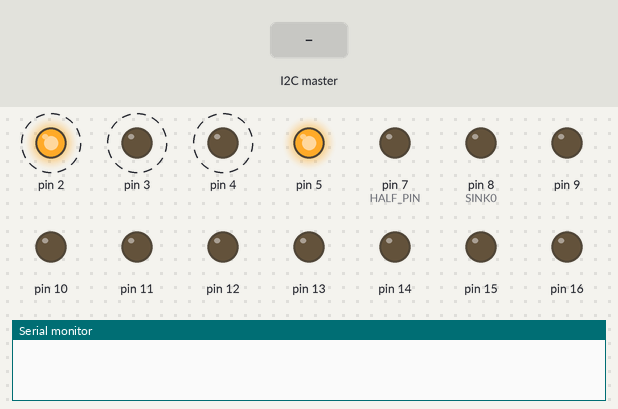
Simulated run of this sketch. Board: Arduino Uno, built with avr-gcc and run on an emulated ATmega328P. Parts: output pins drawn as LEDs (lit = HIGH), the last lines printed to the serial monitor. Dashed ring = blinking. The test bench sets the inputs (shaded band). Random numbers use the default seed unless the sketch sets one; pins used as bus, display or sensor lines are not drawn.

Above: at 0.46 s.
1.3 s: the I2C master sends the byte 0
At 2.77 s:
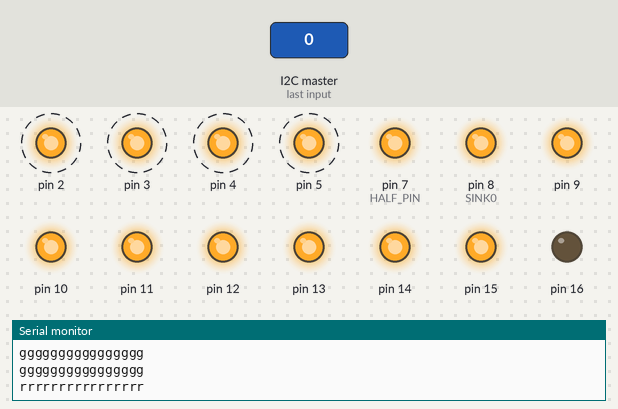
At 3.58 s:
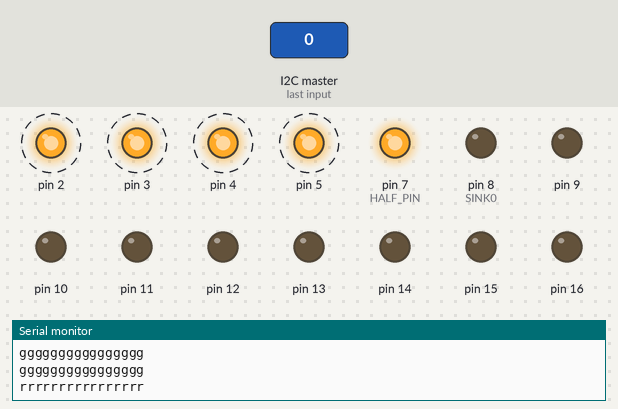
4.3 s: the I2C master sends the byte 1
7.3 s: the I2C master sends the byte 0
At 8.22 s:
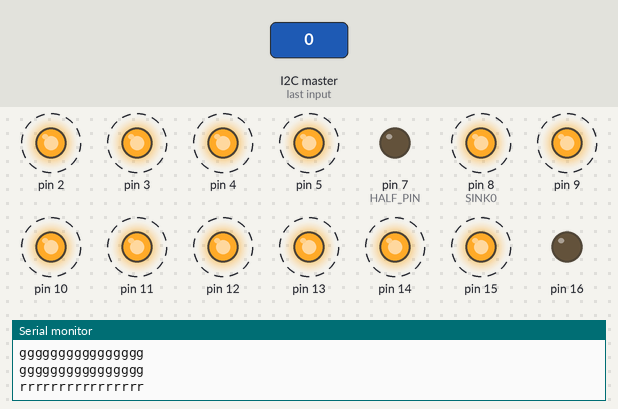
Timing chart, 0 to 16.3 s (numbered marks = the images above; inputs shaded):
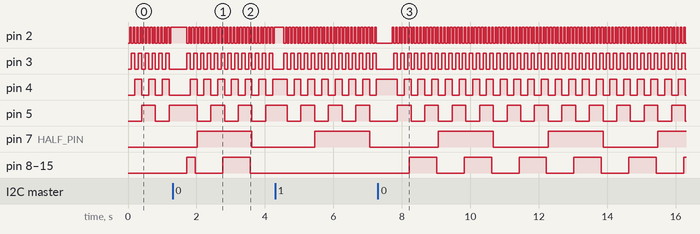

Measured:
- after the input at 1.3 s, pin 8 (SINK0), pin 9–15: LOW → HIGH after 0.42 s, → LOW 0.25 s later, → HIGH 0.80 s later, → LOW 0.80 s later
- after the input at 7.3 s, pin 8 (SINK0), pin 9–15: alternates HIGH for 0.80 s and LOW for 0.80 s, starting after 0.92 s
- by itself, pin 2: alternates HIGH for 0.05 s and LOW for 0.05 s
- by itself, pin 3: alternates HIGH for 0.10 s and LOW for 0.10 s
- by itself, pin 4: alternates HIGH for 0.20 s and LOW for 0.20 s
- by itself, pin 5: alternates HIGH for 0.40 s and LOW for 0.40 s
- by itself, pin 7 (HALF_PIN): alternates HIGH for 1.6 s and LOW for 1.6 s

The sketch:

Display.ino
```cpp
//LED Matrix Test
#include <Wire.h>
const int DELAY = 50;

int loopCount = 0;

const int SIZE = 16;
char maze[SIZE][SIZE];

const int COLOR_PIN = 6;
bool colorState = LOW;
char color = 'g';
const int HALF_PIN  = 7;
bool halfState = LOW;

const int SINK0  = 8;
byte playerX = 0;
byte playerY = 0;

void setup() {
  randomSeed(analogRead(0));
  for(int i = 2; i < 20; i++){
    pinMode(i, OUTPUT);
  }
  Serial.begin(9600);
  //randomMap();
  Wire.begin(4);
  Wire.onReceive(receiveEvent);
}

void loop() {
  //Serial.print("loop");
  if(colorState == LOW){
    color = 'r';
  } else {
    color = 'g';
  }
  digitalWrite(COLOR_PIN, colorState);
  digitalWrite(HALF_PIN, halfState);
  for(int i = 0; i < SIZE; i++){
    writeColumn(i, color);
  }

  colorState = !colorState;
  //delayMicroseconds(DELAY);
  //delay(DELAY);
  if((loopCount + 1) % 2 == 0){
    halfState = !halfState;
  }
  loopCount++;
}

void writeColumn(int column, char color){
  for(int i = 0; i < 4; i++){
    digitalWrite(i + 2, bitRead(column, i));
  }

  for(int i = 0; i < (SIZE / 2); i++){
    if(color == maze[column][i]){
      digitalWrite(SINK0 + i, HIGH);
    } else {
      digitalWrite(SINK0 + i, LOW);
    }

  }
//  delayMicroseconds(DELAY);
  delay(DELAY);
  //Reset phase
//  for(int i = 0; i < (SIZE / 2); i++){
//    digitalWrite(SINK0 + i, HIGH);
//  }
  /*
  for(int i = 2; i < COLOR_PIN; i++){
    digitalWrite(i, LOW);
  }*/
}

void randomMap(){
  for(int i = 0; i < SIZE; i++){
    for(int j = 0; j < SIZE; j++){
      int number = random(3);
      if(number == 2) {
        maze[i][j] = 'r';
      } else if(number == 1){
        maze[i][j] = 'g';
      } else{
        maze[i][j] = ' ';
      }
      Serial.print(maze[i][j]);
    }
    Serial.println();
  }
}

void setBlankMap(){
  for(int i = 0; i < SIZE; i++){
    for(int j = 0; j < SIZE; j++){
      maze[i][j] = ' ';
    }
  }
}

void mazeByteDecoder() { //Decodes bytes send from the data Arduino and creates an array
  for (int col = 0; col < 16; col++) {
    unsigned char binary[8];
    byte mask = 128;
    byte receivedByte = Wire.read(); //gets first 8 bits of the row
    Serial.println(receivedByte);
    for(int i = 0; i < 8; i++) { //Converts byte to bits
      binary[i] = ((receivedByte & (mask >> i)) != 0);
    }
    for (int j = 0; j < 8; j++) { //Puts bits into maze array
      maze[j][col] = binary[j];
    }
    receivedByte = Wire.read(); //gets second 8 bits of the row
    Serial.println(receivedByte);
    for(int i = 0; i < 8; i++) {
      binary[i] = ((receivedByte & (mask >> i)) != 0);
    }
    for (int j = 0; j < 8; j++) { //Puts bits into maze array
      maze[j+7][col] = binary[j];
    }
  }
}

void receiveEvent(int howMany){
  Serial.println("Received data");
  while(Wire.available()){
    byte type = Wire.read();
    Serial.println(type);
    switch(type){
      case 0://Start signal
        mazeByteDecoder();
        decode_2();
        printMapSerial();
        break;
      case 1://Stop signal
        setBlankMap();
        printMapSerial();
        break;
      case 2://new player position
        int playerXNew = Serial.read();
        int playerYNew = Serial.read();
        maze[playerX][playerY] = ' ';
        maze[playerXNew][playerYNew] = 'g';
        Serial.print("px: ");
        Serial.print(playerX);
        Serial.print(" py: ");
        Serial.print(playerY);
        Serial.println();
        break;
    }
  }
}

void decode_2() {
  for(int i = 0; i < 16; i++) {
    for(int j = 0; j < 16; j++) {
      if(maze[i][j] == 1) {
        maze[i][j] = 'g';
      } else {
        maze[i][j] = 'r';
      }
    }
  }
}

void printMapSerial(){
  for(int i = 0; i < SIZE; i++){
    for(int j = 0; j < SIZE; j++){
      Serial.print(maze[i][j]);
    }
    Serial.println();
  }
}
```
